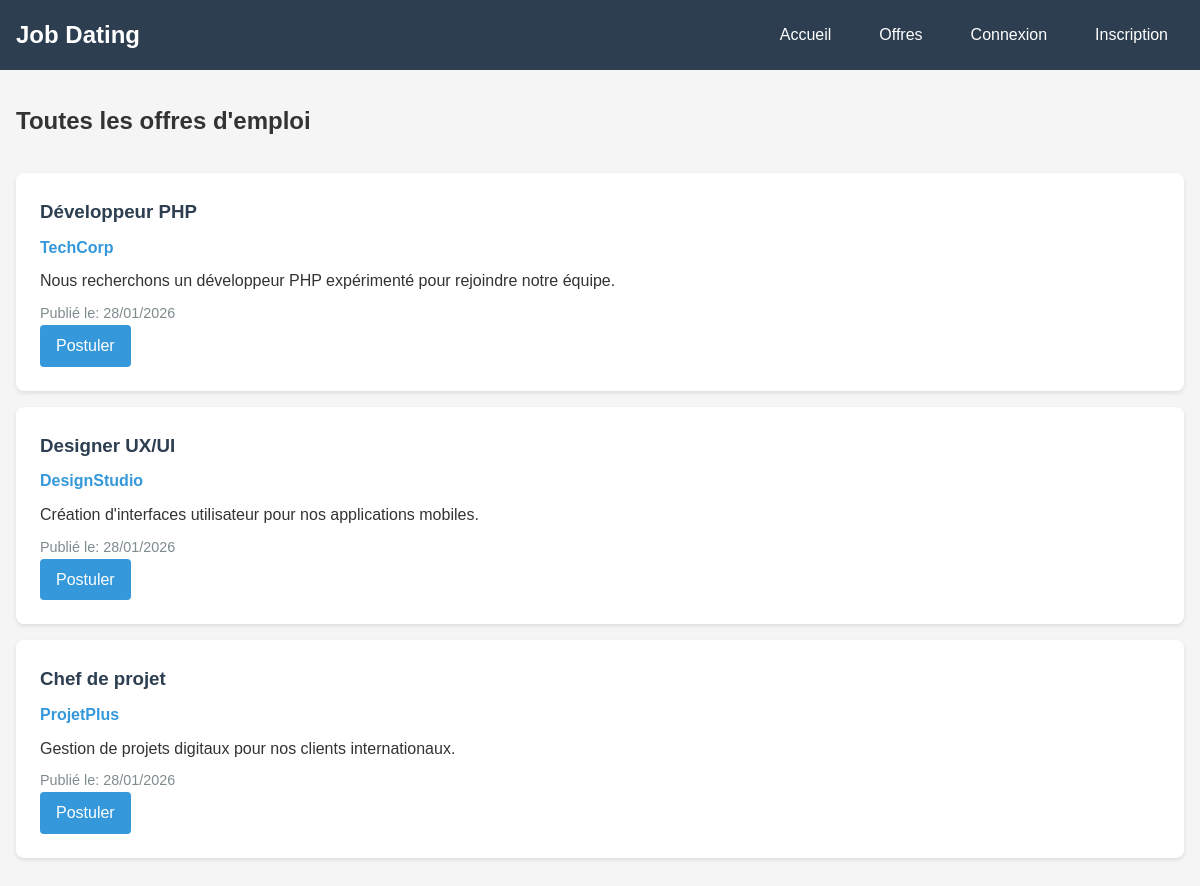
/?page=jobs, run on the app's committed database.
### tables this page shows
CREATE TABLE jobs (
    id INT PRIMARY KEY AUTO_INCREMENT,
    title VARCHAR(200) NOT NULL,
    description TEXT NOT NULL,
    company VARCHAR(100) NOT NULL,
    is_featured BOOLEAN DEFAULT FALSE,
    is_active BOOLEAN DEFAULT TRUE,
    created_at TIMESTAMP DEFAULT CURRENT_TIMESTAMP,
    updated_at TIMESTAMP DEFAULT CURRENT_TIMESTAMP ON UPDATE CURRENT_TIMESTAMP
);

### public/controllers/FrontController.php (called while the page is built, shortened)
<?php
require_once 'models/Database.php';
require_once 'models/JobModel.php';
class FrontController {
    private $jobModel;
    public function __construct() {
        $this->jobModel = new JobModel();
    }
    public function jobs() {
        $jobs = $this->jobModel->getAllJobs();
        require_once 'views/jobs.php';
    }
}

### public/config.php (called while the page is built, shortened)
<?php
function isLoggedIn() {
    return isset($_SESSION['user_id']);
}

### public/models/Database.php (called while the page is built, shortened)
<?php
class Database {
    private static $connection = null;
    public static function getConnection() {
        if (self::$connection === null) {
            try {
                self::$connection = new mysqli(DB_HOST, DB_USER, DB_PASSWORD, DB_NAME);
                self::$connection->set_charset("utf8mb4");
            } catch (Exception $e) {
                die("Erreur de base de données: " . $e->getMessage());
            }
        }
        return self::$connection;
    }
    public static function query($sql, $params = []) {
        $conn = self::getConnection();
        $stmt = $conn->prepare($sql);
        if (!$stmt->execute()) {
            throw new Exception("Erreur d'exécution de requête: " . $stmt->error);
        }
        return $stmt->get_result();
    }
}

### public/models/JobModel.php (called while the page is built, shortened)
<?php
require_once 'Database.php';
class JobModel {
    public function getAllJobs() {
        $sql = "SELECT * FROM jobs WHERE is_active = 1 ORDER BY created_at DESC";
        $result = Database::query($sql);
        if ($result) {
            return $result->fetch_all(MYSQLI_ASSOC);
        }
        return [];
    }
}

### public/views/jobs.php (the view, shortened to what this page needs)
<!DOCTYPE html>
<html lang="fr">
<head>
    <link rel="stylesheet" href="assets/css/style.css">
</head>
<body>
    <header>
        <nav>
            <h1><a href="?page=home"><?php echo SITE_NAME; ?></a></h1>
            <ul>
                <li><a href="?page=home">Accueil</a></li>
                <li><a href="?page=jobs">Offres</a></li>
                <?php if (isLoggedIn()): ?>
                    <li><a href="?page=admin">Tableau de bord</a></li>
                    <li><a href="?page=admin&action=logout">Déconnexion</a></li>
                <?php else: ?>
                    <li><a href="?page=login">Connexion</a></li>
                    <li><a href="?page=register">Inscription</a></li>
                <?php endif; ?>
            </ul>
        </nav>
    </header>
    <main>
        <h2>Toutes les offres d'emploi</h2>
        <div class="jobs-list">
            <?php if (!empty($jobs)): ?>
                <?php foreach ($jobs as $job): ?>
                <div class="job-item">
                    <h3><?php echo htmlspecialchars($job['title']); ?></h3>
                    <p class="company"><?php echo htmlspecialchars($job['company']); ?></p>
                    <p class="description"><?php echo htmlspecialchars($job['description']); ?></p>
                    <p class="date">Publié le: <?php echo date('d/m/Y', strtotime($job['created_at'])); ?></p>
                    <a href="?page=jobs&action=details&id=<?php echo $job['id']; ?>" class="btn">Postuler</a>
                </div>
                <?php endforeach; ?>
            <?php else: ?>
                <p>Aucune offre d'emploi disponible pour le moment.</p>
            <?php endif; ?>
        </div>
    </main>
</body>
</html>

### public/index.php (shortened to what this page needs)
<?php
require_once 'config.php';
$page = $_GET['page'] ?? 'home';
$action = $_GET['action'] ?? 'index';
switch($page) {
    case 'jobs':
        require_once 'controllers/FrontController.php';
        $controller = new FrontController();
        if ($action == 'details') {
            $controller->jobDetails($_GET['id'] ?? 0);
        } else {
            $controller->jobs();
        }
        break;
}

### public/assets/css/style.css (style rules this page uses)
* { margin: 0; padding: 0; box-sizing: border-box; }
body { font-family: Arial, sans-serif; line-height: 1.6; color: #333; background-color: #f5f5f5; }
header { background-color: #2c3e50; color: white; padding: 1rem 0; }
nav { max-width: 1200px; margin: 0 auto; display: flex; justify-content: space-between; align-items: center; padding: 0 1rem; }
nav h1 a { color: white; text-decoration: none; }
nav ul { display: flex; list-style: none; }
nav ul li { margin-left: 1rem; }
nav ul li a { color: white; text-decoration: none; padding: 0.5rem 1rem; border-radius: 4px; transition: background-color 0.3s; }
main { max-width: 1200px; margin: 2rem auto; padding: 0 1rem; }
.jobs-list { margin-top: 2rem; }
.job-item { background-color: white; padding: 1.5rem; border-radius: 8px; box-shadow: 0 2px 4px rgba(0,0,0,0.1); margin-bottom: 1rem; }
.job-item h3 { color: #2c3e50; }
.job-item .company { color: #3498db; font-weight: bold; margin: 0.5rem 0; }
.job-item .date { color: #7f8c8d; font-size: 0.9rem; margin-top: 0.5rem; }
.btn { display: inline-block; background-color: #3498db; color: white; padding: 0.5rem 1rem; text-decoration: none; border-radius: 4px; border: none; cursor: pointer; transition: background-color 0.3s; }

### data on the page
jobs: title "Développeur PHP", company "TechCorp", description "Nous recherchons un développeur PHP expérimenté pour rejoindre notre équipe.", created_at "28/01/2026"
jobs: title "Designer UX/UI", company "DesignStudio", description "Création d'interfaces utilisateur pour nos applications mobiles.", created_at "28/01/2026"
jobs: title "Chef de projet", company "ProjetPlus", description "Gestion de projets digitaux pour nos clients internationaux.", created_at "28/01/2026"

### other printed values
SITE_NAME "Job Dating"
